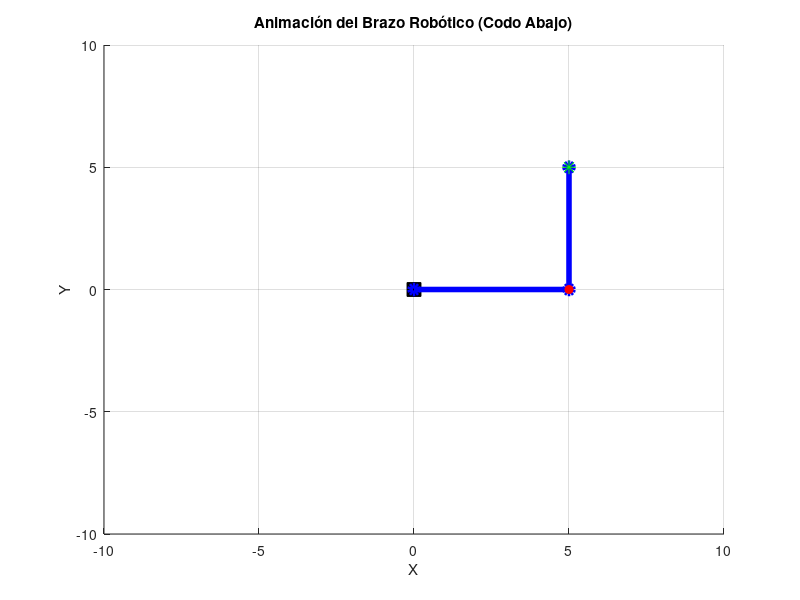

Write MATLAB code to recreate this figure.
x_ef = input('Introduce la coordenada X del efector final (efx): ');
y_ef = input('Introduce la coordenada Y del efector final (efy): ');
L1 = input('Introduce la longitud del eslabón 1 (Longb1): ');
L2 = input('Introduce la longitud del eslabón 2 (Long 2): ');

% Cálculos geométricos
r = sqrt(x_ef^2 + y_ef^2);

% Verificación de alcance
if r > (L1 + L2) || r < abs(L1 - L2)
    error('El punto está fuera del espacio de trabajo del robot.');
end

beta = atan2(y_ef, x_ef);

% Ley de cosenos para ángulos internos
alpha = acos((L1^2 + r^2 - L2^2) / (2 * L1 * r));
gamma = acos((L1^2 + L2^2 - r^2) / (2 * L1 * L2));

% Cálculo de Theta 1 y Theta 2 (Codo abajo según la imagen)
theta1 = beta - alpha;
theta2 = pi - gamma; % 180 grados = pi radianes

% Mostrar resultados en grados
fprintf('Theta 1: %.2f grados\n', rad2deg(theta1));
fprintf('Theta 2: %.2f grados\n', rad2deg(theta2));

% --- Animación ---
% Posiciones de las articulaciones
x0 = 0; y0 = 0;
x1 = L1 * cos(theta1);
y1 = L1 * sin(theta1);
x2 = x_ef;
y2 = y_ef;

figure;
axis([-(L1+L2), (L1+L2), -(L1+L2), (L1+L2)]);
grid on; hold on;
title('Animación del Brazo Robótico (Codo Abajo)');
xlabel('X'); ylabel('Y');

% Dibujar base
plot(x0, y0, 'ks', 'MarkerSize', 10, 'MarkerFaceColor', 'k');

% Animación del movimiento (interpolación lineal simple)
frames = 50;
for i = 1:frames
    t1_anim = (i/frames) * theta1;
    t2_anim = (i/frames) * theta2;

    x1_a = L1 * cos(t1_anim);
    y1_a = L1 * sin(t1_anim);

    x2_a = x1_a + L2 * cos(t1_anim + t2_anim);
    y2_a = y1_a + L2 * sin(t1_anim + t2_anim);

    if exist('brazo', 'var')
        delete(brazo);
        delete(articulacion);
    end

    % Dibujar eslabones y articulación intermedia
    brazo = plot([x0, x1_a, x2_a], [y0, y1_a, y2_a], '-o', 'LineWidth', 4, 'Color', 'b');
    articulacion = plot(x1_a, y1_a, 'ro', 'MarkerSize', 6, 'MarkerFaceColor', 'r');

    pause(0.05);
end

% Marcar el efector final
plot(x2, y2, 'g*', 'MarkerSize', 10);
